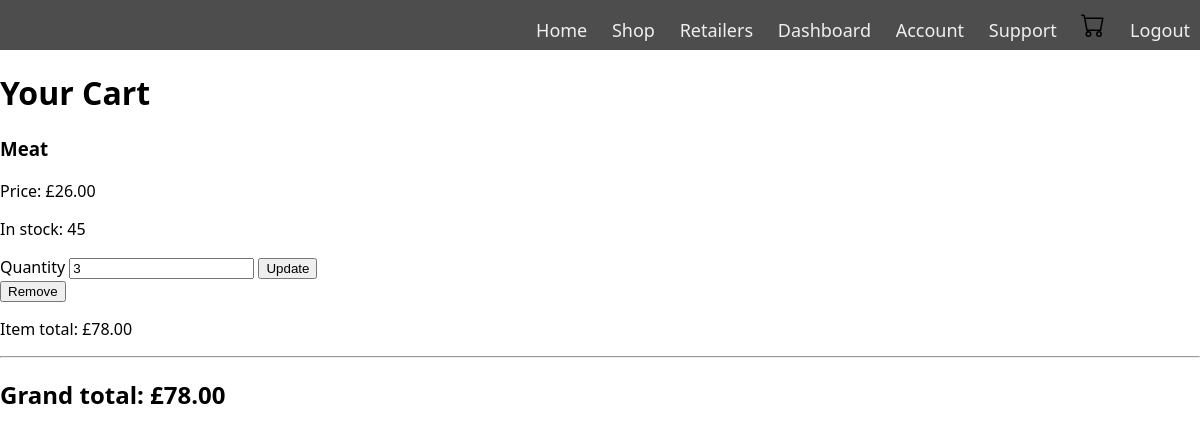
The page /cart/ (signed in) on the database its author committed.
### cloth/models.py (models this page shows, shortened)
class Product(models.Model):
	retailer = models.ForeignKey(User, on_delete=models.CASCADE, related_name='products')
	name = models.CharField(max_length=120)
	price = models.DecimalField(max_digits=10, decimal_places=2, validators=[MinValueValidator(0)])
	stock = models.PositiveIntegerField(default=0)
	active = models.BooleanField(default=True)
	created_at = models.DateTimeField(auto_now_add=True)

### cloth/views.py (the view)
# urls.py: path('cart/', views.cart, name='cart'),
@login_required
def cart(request):
    cart_obj, created = Cart.objects.get_or_create(buyer=request.user)
    items = cart_obj.items.select_related('product').all()
    cart_items = []
    total = Decimal('0.00')
    for item in items:
        item_total = item.product.price * item.quantity
        total += item_total
        cart_items.append({
            'product': item.product,
            'quantity': item.quantity,
            'item_total': item_total,
            'item_id': item.id
        })
    context = {'cart_items': cart_items, 'total': total}
    return render(request, 'cloth/cart.html', context)

### cloth/templates/cloth/cart.html (shortened to what this page needs)
{% extends 'main.html' %}
{% load static %}
{% block head %}
<link rel="stylesheet" href="{% static 'cloth/styles/cart.css' %}">
{% endblock head %}
{% block content %}
<h1>Your Cart</h1>
{% if cart_items %}
	{% for item in cart_items %}
		<div>
			<h3>{{ item.product.name }}</h3>
			<p>Price: £{{ item.product.price }}</p>
			<p>In stock: {{ item.product.stock }}</p>
			<form method="POST" action="{% url 'update-cart-item' item.item_id %}">
				<label>Quantity</label>
				<input type="number" name="quantity" min="0" value="{{ item.quantity }}" required>
				<button type="submit">Update</button>
			</form>
			<form method="POST" action="{% url 'remove-cart-item' item.item_id %}">
				<button type="submit">Remove</button>
			</form>
			<p>Item total: £{{ item.item_total }}</p>
		</div>
		<hr>
	{% endfor %}
	<h2>Grand total: £{{ total }}</h2>
{% else %}
	<p>Your cart is empty.</p>
{% endif %}
{% endblock content %}

### static/styles/navbar.css (style rules this page uses)
* { box-sizing: border-box; }
body { margin: 0px; font-family: 'segoe ui'; }

### rows shown on the page
Product: product.name "Meat", product.price "26.00", product.stock "45", quantity "3", item_total "78.00"

### other values the page prints
{{ total }} "78.00"
